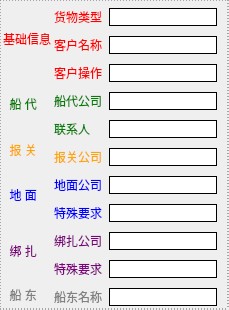
         <widget class="QWidget" name="widget" native="true">
          <property name="styleSheet">
           <string notr="true">QWidget{
	border:1px dotted rgb(141, 141, 141);
}
QWidget QLabel{
	border:none;
}
QWidget QLineEdit{
	border:1px solid rgb(0, 0, 0);
}</string>
          </property>
          <layout class="QHBoxLayout" name="horizontalLayout_2">
           <property name="spacing">
            <number>0</number>
           </property>
           <property name="leftMargin">
            <number>0</number>
           </property>
           <property name="topMargin">
            <number>0</number>
           </property>
           <property name="rightMargin">
            <number>0</number>
           </property>
           <property name="bottomMargin">
            <number>0</number>
           </property>
           <item>
            <widget class="QWidget" name="verticalWidget_2" native="true">
             <property name="sizePolicy">
              <sizepolicy hsizetype="Expanding" vsizetype="Expanding">
               <horstretch>1</horstretch>
               <verstretch>0</verstretch>
              </sizepolicy>
             </property>
             <property name="styleSheet">
              <string notr="true">QWidget{
 border-right:none;
}</string>
             </property>
             <layout class="QVBoxLayout" name="verticalLayout_3">
              <property name="spacing">
               <number>15</number>
              </property>
              <property name="leftMargin">
               <number>3</number>
              </property>
              <property name="topMargin">
               <number>8</number>
              </property>
              <property name="rightMargin">
               <number>0</number>
              </property>
              <property name="bottomMargin">
               <number>6</number>
              </property>
              <item>
               <widget class="QLabel" name="label_50">
                <property name="sizePolicy">
                 <sizepolicy hsizetype="Expanding" vsizetype="Expanding">
                  <horstretch>0</horstretch>
                  <verstretch>3</verstretch>
                 </sizepolicy>
                </property>
                <property name="styleSheet">
                 <string notr="true">color:red;</string>
                </property>
                <property name="text">
                 <string>基础信息</string>
                </property>
               </widget>
              </item>
              <item>
               <widget class="QLabel" name="label_51">
                <property name="sizePolicy">
                 <sizepolicy hsizetype="Expanding" vsizetype="Expanding">
                  <horstretch>0</horstretch>
                  <verstretch>2</verstretch>
                 </sizepolicy>
                </property>
                <property name="styleSheet">
                 <string notr="true">color:green;</string>
                </property>
                <property name="text">
                 <string>  船 代</string>
                </property>
               </widget>
              </item>
              <item>
               <widget class="QLabel" name="label_52">
                <property name="sizePolicy">
                 <sizepolicy hsizetype="Expanding" vsizetype="Expanding">
                  <horstretch>0</horstretch>
                  <verstretch>1</verstretch>
                 </sizepolicy>
                </property>
                <property name="styleSheet">
                 <string notr="true">color:orange;</string>
                </property>
                <property name="text">
                 <string>  报 关</string>
                </property>
               </widget>
              </item>
              <item>
               <widget class="QLabel" name="label_53">
                <property name="sizePolicy">
                 <sizepolicy hsizetype="Expanding" vsizetype="Expanding">
                  <horstretch>0</horstretch>
                  <verstretch>2</verstretch>
                 </sizepolicy>
                </property>
                <property name="styleSheet">
                 <string notr="true">color:blue;</string>
                </property>
                <property name="text">
                 <string>  地 面</string>
                </property>
               </widget>
              </item>
              <item>
               <widget class="QLabel" name="label_54">
                <property name="sizePolicy">
                 <sizepolicy hsizetype="Expanding" vsizetype="Expanding">
                  <horstretch>0</horstretch>
                  <verstretch>2</verstretch>
                 </sizepolicy>
                </property>
                <property name="styleSheet">
                 <string notr="true">color:purple;</string>
                </property>
                <property name="text">
                 <string>  绑 扎</string>
                </property>
               </widget>
              </item>
              <item>
               <widget class="QLabel" name="label_55">
                <property name="sizePolicy">
                 <sizepolicy hsizetype="Expanding" vsizetype="Expanding">
                  <horstretch>0</horstretch>
                  <verstretch>0</verstretch>
                 </sizepolicy>
                </property>
                <property name="styleSheet">
                 <string notr="true">color:gray;</string>
                </property>
                <property name="text">
                 <string>  船 东</string>
                </property>
               </widget>
              </item>
             </layout>
            </widget>
           </item>
           <item>
            <widget class="QWidget" name="formWidget_2" native="true">
             <property name="sizePolicy">
              <sizepolicy hsizetype="Expanding" vsizetype="Expanding">
               <horstretch>12</horstretch>
               <verstretch>0</verstretch>
              </sizepolicy>
             </property>
             <property name="styleSheet">
              <string notr="true">QWidget{
	border-left:none;
}
QLineEdit {
	border:1px solid rgb(0, 0, 0);
}</string>
             </property>
             <layout class="QFormLayout" name="formLayout_6">
              <property name="horizontalSpacing">
               <number>7</number>
              </property>
              <property name="verticalSpacing">
               <number>10</number>
              </property>
              <property name="leftMargin">
               <number>3</number>
              </property>
              <property name="topMargin">
               <number>8</number>
              </property>
              <property name="rightMargin">
               <number>12</number>
              </property>
              <property name="bottomMargin">
               <number>4</number>
              </property>
              <item row="0" column="0">
               <widget class="QLabel" name="Label_21">
                <property name="sizePolicy">
                 <sizepolicy hsizetype="Expanding" vsizetype="Expanding">
                  <horstretch>0</horstretch>
                  <verstretch>0</verstretch>
                 </sizepolicy>
                </property>
                <property name="styleSheet">
                 <string notr="true">color:red;</string>
                </property>
                <property name="text">
                 <string>货物类型</string>
                </property>
               </widget>
              </item>
              <item row="0" column="1">
               <widget class="QLineEdit" name="huwuleixing_lineedit">
                <property name="sizePolicy">
                 <sizepolicy hsizetype="Expanding" vsizetype="Expanding">
                  <horstretch>0</horstretch>
                  <verstretch>0</verstretch>
                 </sizepolicy>
                </property>
               </widget>
              </item>
              <item row="1" column="0">
               <widget class="QLabel" name="label_31">
                <property name="sizePolicy">
                 <sizepolicy hsizetype="Expanding" vsizetype="Expanding">
                  <horstretch>0</horstretch>
                  <verstretch>0</verstretch>
                 </sizepolicy>
                </property>
                <property name="styleSheet">
                 <string notr="true">color:red;</string>
                </property>
                <property name="text">
                 <string>客户名称</string>
                </property>
               </widget>
              </item>
              <item row="2" column="0">
               <widget class="QLabel" name="Label_22">
                <property name="sizePolicy">
                 <sizepolicy hsizetype="Expanding" vsizetype="Expanding">
                  <horstretch>0</horstretch>
                  <verstretch>0</verstretch>
                 </sizepolicy>
                </property>
                <property name="styleSheet">
                 <string notr="true">color:red;</string>
                </property>
                <property name="text">
                 <string>客户操作</string>
                </property>
               </widget>
              </item>
              <item row="2" column="1">
               <widget class="QLineEdit" name="kehucaozuo_lineedit">
                <property name="sizePolicy">
                 <sizepolicy hsizetype="Expanding" vsizetype="Expanding">
                  <horstretch>0</horstretch>
                  <verstretch>0</verstretch>
                 </sizepolicy>
                </property>
               </widget>
              </item>
              <item row="3" column="0">
               <widget class="QLabel" name="Label_23">
                <property name="sizePolicy">
                 <sizepolicy hsizetype="Expanding" vsizetype="Expanding">
                  <horstretch>0</horstretch>
                  <verstretch>0</verstretch>
                 </sizepolicy>
                </property>
                <property name="styleSheet">
                 <string notr="true">color:green;</string>
                </property>
                <property name="text">
                 <string>船代公司</string>
                </property>
               </widget>
              </item>
              <item row="3" column="1">
               <widget class="QLineEdit" name="chuandaigongsi_lineedit">
                <property name="sizePolicy">
                 <sizepolicy hsizetype="Expanding" vsizetype="Expanding">
                  <horstretch>0</horstretch>
                  <verstretch>0</verstretch>
                 </sizepolicy>
                </property>
               </widget>
              </item>
              <item row="4" column="0">
               <widget class="QLabel" name="Label_24">
                <property name="sizePolicy">
                 <sizepolicy hsizetype="Expanding" vsizetype="Expanding">
                  <horstretch>0</horstretch>
                  <verstretch>0</verstretch>
                 </sizepolicy>
                </property>
                <property name="styleSheet">
                 <string notr="true">color:green;</string>
                </property>
                <property name="text">
                 <string>联系人</string>
                </property>
               </widget>
              </item>
              <item row="4" column="1">
               <widget class="QLineEdit" name="lianxiren_lineedit">
                <property name="sizePolicy">
                 <sizepolicy hsizetype="Expanding" vsizetype="Expanding">
                  <horstretch>0</horstretch>
                  <verstretch>0</verstretch>
                 </sizepolicy>
                </property>
               </widget>
              </item>
              <item row="5" column="0">
               <widget class="QLabel" name="Label_25">
                <property name="sizePolicy">
                 <sizepolicy hsizetype="Expanding" vsizetype="Expanding">
                  <horstretch>0</horstretch>
                  <verstretch>0</verstretch>
                 </sizepolicy>
                </property>
                <property name="styleSheet">
                 <string notr="true">color:orange;</string>
                </property>
                <property name="text">
                 <string>报关公司</string>
                </property>
               </widget>
              </item>
              <item row="5" column="1">
               <widget class="QLineEdit" name="baoguangongsi_lineedit">
                <property name="sizePolicy">
                 <sizepolicy hsizetype="Expanding" vsizetype="Expanding">
                  <horstretch>0</horstretch>
                  <verstretch>0</verstretch>
                 </sizepolicy>
                </property>
               </widget>
              </item>
              <item row="6" column="0">
               <widget class="QLabel" name="Label_26">
                <property name="sizePolicy">
                 <sizepolicy hsizetype="Expanding" vsizetype="Expanding">
                  <horstretch>0</horstretch>
                  <verstretch>0</verstretch>
                 </sizepolicy>
                </property>
                <property name="styleSheet">
                 <string notr="true">color:blue;</string>
                </property>
                <property name="text">
                 <string>地面公司</string>
                </property>
               </widget>
              </item>
              <item row="6" column="1">
               <widget class="QLineEdit" name="dimiangongsi_lineedit">
                <property name="sizePolicy">
                 <sizepolicy hsizetype="Expanding" vsizetype="Expanding">
                  <horstretch>0</horstretch>
                  <verstretch>0</verstretch>
                 </sizepolicy>
                </property>
               </widget>
              </item>
              <item row="7" column="0">
               <widget class="QLabel" name="Label_27">
                <property name="sizePolicy">
                 <sizepolicy hsizetype="Expanding" vsizetype="Expanding">
                  <horstretch>0</horstretch>
                  <verstretch>0</verstretch>
                 </sizepolicy>
                </property>
                <property name="styleSheet">
                 <string notr="true">color:blue;</string>
                </property>
                <property name="text">
                 <string>特殊要求</string>
                </property>
               </widget>
              </item>
              <item row="7" column="1">
               <widget class="QLineEdit" name="teshuyaoqiu_lineedit">
                <property name="sizePolicy">
                 <sizepolicy hsizetype="Expanding" vsizetype="Expanding">
                  <horstretch>0</horstretch>
                  <verstretch>0</verstretch>
                 </sizepolicy>
                </property>
                <property name="styleSheet">
                 <string notr="true">color:green;</string>
                </property>
               </widget>
              </item>
              <item row="8" column="0">
               <widget class="QLabel" name="Label_28">
                <property name="sizePolicy">
                 <sizepolicy hsizetype="Expanding" vsizetype="Expanding">
                  <horstretch>0</horstretch>
                  <verstretch>0</verstretch>
                 </sizepolicy>
                </property>
                <property name="styleSheet">
                 <string notr="true">color:purple;</string>
                </property>
                <property name="text">
                 <string>绑扎公司</string>
                </property>
               </widget>
              </item>
              <item row="8" column="1">
               <widget class="QLineEdit" name="bangzagongsi_lineedit">
                <property name="sizePolicy">
                 <sizepolicy hsizetype="Expanding" vsizetype="Expanding">
                  <horstretch>0</horstretch>
                  <verstretch>0</verstretch>
                 </sizepolicy>
                </property>
                <property name="styleSheet">
                 <string notr="true">color:orange;</string>
                </property>
               </widget>
              </item>
              <item row="9" column="0">
               <widget class="QLabel" name="Label_29">
                <property name="sizePolicy">
                 <sizepolicy hsizetype="Expanding" vsizetype="Expanding">
                  <horstretch>0</horstretch>
                  <verstretch>0</verstretch>
                 </sizepolicy>
                </property>
                <property name="styleSheet">
                 <string notr="true">color:purple;</string>
                </property>
                <property name="text">
                 <string>特殊要求</string>
                </property>
               </widget>
              </item>
              <item row="9" column="1">
               <widget class="QLineEdit" name="bangzha_teshuyaoqiu_lineedit">
                <property name="sizePolicy">
                 <sizepolicy hsizetype="Expanding" vsizetype="Expanding">
                  <horstretch>0</horstretch>
                  <verstretch>0</verstretch>
                 </sizepolicy>
                </property>
               </widget>
              </item>
              <item row="10" column="0">
               <widget class="QLabel" name="Label_30">
                <property name="sizePolicy">
                 <sizepolicy hsizetype="Expanding" vsizetype="Expanding">
                  <horstretch>0</horstretch>
                  <verstretch>0</verstretch>
                 </sizepolicy>
                </property>
                <property name="styleSheet">
                 <string notr="true">color:gray;</string>
                </property>
                <property name="text">
                 <string>船东名称</string>
                </property>
               </widget>
              </item>
              <item row="10" column="1">
               <widget class="QLineEdit" name="chuandongmingcheng_lineedit">
                <property name="sizePolicy">
                 <sizepolicy hsizetype="Expanding" vsizetype="Expanding">
                  <horstretch>0</horstretch>
                  <verstretch>0</verstretch>
                 </sizepolicy>
                </property>
               </widget>
              </item>
              <item row="1" column="1">
               <widget class="QLineEdit" name="kehumingcheng_lineedit">
                <property name="sizePolicy">
                 <sizepolicy hsizetype="Expanding" vsizetype="Expanding">
                  <horstretch>0</horstretch>
                  <verstretch>0</verstretch>
                 </sizepolicy>
                </property>
               </widget>
              </item>
             </layout>
            </widget>
           </item>
          </layout>
         </widget>
